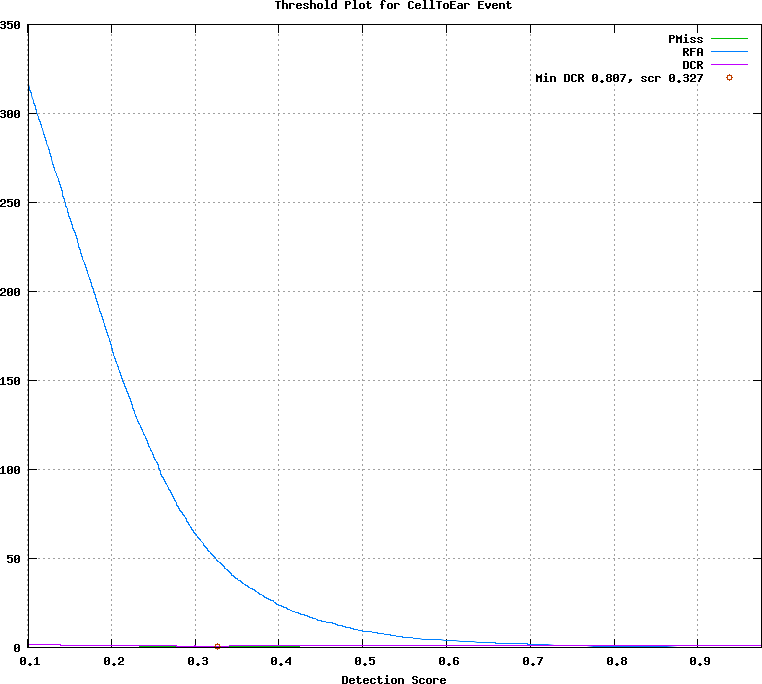

Write the gnuplot code that produced this figure.
## GNUPLOT command file
set terminal postscript color
set style data lines
set title 'Threshold Plot for CellToEar Event'
set xlabel 'Detection Score'
set grid
set size ratio 0.85
plot [0.101000:0.976000]  \
  'test.det.CellToEar_Event.dat.1' using 1:4 title 'PMiss' with lines lt 2, \
  'test.det.CellToEar_Event.dat.1' using 1:5 title 'RFA' with lines lt 3, \
  'test.det.CellToEar_Event.dat.1' using 1:6 title 'DCR' with lines lt 4, \
  'test.det.CellToEar_Event.dat.2' using 1:2 title 'Min DCR 0.807, scr 0.327' with points lt 6
